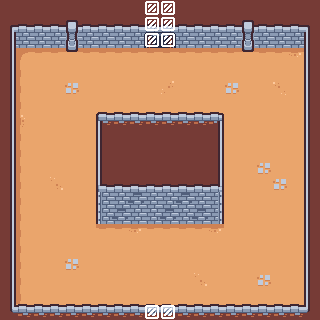

The image is a tile-based game level rendered from a .tmx file. Its description and complete source (layers, tilesets, objects, tile grids) follow:
An orthogonal 20x20 tile map with 16x16 px tiles, 4 tile layers (Dungeon, Objects, AbovePlayer, InsideAreas) and 5 objects (4x EnemySpawnPoint, Door).

<map version="1.10" tiledversion="1.10.2" orientation="orthogonal" renderorder="right-down" width="20" height="20" tilewidth="16" tileheight="16" infinite="0" nextlayerid="17" nextobjectid="58">
 <tileset firstgid="1" source="../mapsSheet.tsx" />
 <layer id="1" name="Dungeon" width="20" height="20">
  <properties>
   <property name="unity:layer" value="Dungeon" />
  </properties>
  <data encoding="csv">
1,1,1,1,1,1,1,1,1,1,1,1,1,1,1,1,1,1,1,1,
2,3,3,3,7,3,3,3,3,3,3,3,3,3,3,7,3,3,3,4,
15,44,44,44,20,44,44,44,44,24,25,44,44,44,44,20,44,44,44,17,
15,1610612793,55,55,33,55,55,55,55,55,55,55,55,55,55,33,55,55,56,17,
15,1610612791,53,53,53,53,53,53,53,53,53,53,53,53,53,53,53,53,53,17,
15,1610612791,53,53,46,53,53,53,53,53,2684354614,53,53,53,46,53,53,54,53,17,
15,1610612791,53,53,53,53,53,53,53,53,53,53,53,53,53,53,53,53,53,17,
15,1610612792,53,53,53,53,5,29,29,29,29,29,29,6,53,53,53,53,53,17,
15,1610612791,53,53,53,53,17,1,1,1,1,1,1,15,53,53,53,53,53,17,
15,1610612791,53,53,53,53,17,1,1,1,1,1,1,15,53,53,53,53,53,17,
15,1610612791,53,53,53,53,17,1,1,1,1,1,1,15,53,53,46,53,53,17,
15,1610612791,53,3221225526,53,53,18,3,3,3,3,3,3,19,53,53,53,46,53,17,
15,1610612791,53,53,53,53,62,44,16,44,44,16,44,64,53,53,53,53,53,17,
15,1610612791,53,53,53,53,62,16,44,44,16,44,16,64,53,53,53,53,53,17,
15,1610612791,53,53,53,53,55,55,56,55,55,55,55,56,53,53,53,53,53,17,
15,1610612791,53,53,53,53,53,53,53,53,53,53,53,53,53,53,53,53,53,17,
15,1610612791,53,53,46,53,53,53,53,53,53,53,53,53,53,53,53,53,53,17,
15,1610612791,53,53,53,53,53,53,53,53,53,53,3221225526,53,53,53,46,53,53,17,
15,1610612791,53,53,53,53,53,53,53,53,53,53,53,53,53,53,53,53,53,17,
28,29,29,29,29,29,29,29,29,29,29,29,29,29,29,29,29,29,29,30
</data>
 </layer>
 <layer id="4" name="Objects" width="20" height="20">
  <data encoding="csv">
0,0,0,0,0,0,0,0,0,0,0,0,0,0,0,0,0,0,0,0,
0,0,0,0,0,0,0,0,0,0,0,0,0,0,0,0,0,0,0,0,
0,0,0,0,0,0,0,0,0,0,0,0,0,0,0,0,0,0,0,0,
0,0,0,0,0,0,0,0,0,0,0,0,0,0,0,0,0,0,0,0,
0,0,0,0,0,0,0,0,0,0,0,0,0,0,0,0,0,0,0,0,
0,0,0,0,0,0,0,0,0,0,0,0,0,0,0,0,0,0,0,0,
0,0,0,0,0,0,0,0,0,0,0,0,0,0,0,0,0,0,0,0,
0,0,0,0,0,0,0,0,0,0,0,0,0,0,0,0,0,0,0,0,
0,0,0,0,0,0,0,0,0,0,0,0,0,0,0,0,0,0,0,0,
0,0,0,0,0,0,0,0,0,0,0,0,0,0,0,0,0,0,0,0,
0,0,0,0,0,0,0,0,0,0,0,0,0,0,0,0,0,0,0,0,
0,0,0,0,0,0,0,0,0,0,0,0,0,0,0,0,0,0,0,0,
0,0,0,0,0,0,0,0,0,0,0,0,0,0,0,0,0,0,0,0,
0,0,0,0,0,0,0,0,0,0,0,0,0,0,0,0,0,0,0,0,
0,0,0,0,0,0,0,0,0,0,0,0,0,0,0,0,0,0,0,0,
0,0,0,0,0,0,0,0,0,0,0,0,0,0,0,0,0,0,0,0,
0,0,0,0,0,0,0,0,0,0,0,0,0,0,0,0,0,0,0,0,
0,0,0,0,0,0,0,0,0,0,0,0,0,0,0,0,0,0,0,0,
0,0,0,0,0,0,0,0,0,0,0,0,0,0,0,0,0,0,0,0,
0,0,0,0,0,0,0,0,0,0,0,0,0,0,0,0,0,0,0,0
</data>
 </layer>
 <layer id="7" name="AbovePlayer" width="20" height="20">
  <properties>
   <property name="unity:SortingLayerName" value="AboveCharacters" />
   <property name="unity:ignore" value="Collision" />
  </properties>
  <data encoding="csv">
1,1,1,1,1,1,1,1,1,1,1,1,1,1,1,1,1,1,1,1,
2,3,3,3,7,3,3,3,3,3,3,3,3,3,3,7,3,3,3,4,
0,0,0,0,0,0,0,0,0,0,0,0,0,0,0,0,0,0,0,0,
0,0,0,0,0,0,0,0,0,0,0,0,0,0,0,0,0,0,0,0,
0,0,0,0,0,0,0,0,0,0,0,0,0,0,0,0,0,0,0,0,
0,0,0,0,0,0,0,0,0,0,0,0,0,0,0,0,0,0,0,0,
0,0,0,0,0,0,0,0,0,0,0,0,0,0,0,0,0,0,0,0,
0,0,0,0,0,0,0,0,0,0,0,0,0,0,0,0,0,0,0,0,
0,0,0,0,0,0,0,0,0,0,0,0,0,0,0,0,0,0,0,0,
0,0,0,0,0,0,0,0,0,0,0,0,0,0,0,0,0,0,0,0,
0,0,0,0,0,0,0,0,0,0,0,0,0,0,0,0,0,0,0,0,
0,0,0,0,0,0,0,0,0,0,0,0,0,0,0,0,0,0,0,0,
0,0,0,0,0,0,0,0,0,0,0,0,0,0,0,0,0,0,0,0,
0,0,0,0,0,0,0,0,0,0,0,0,0,0,0,0,0,0,0,0,
0,0,0,0,0,0,0,0,0,0,0,0,0,0,0,0,0,0,0,0,
0,0,0,0,0,0,0,0,0,0,0,0,0,0,0,0,0,0,0,0,
0,0,0,0,0,0,0,0,0,0,0,0,0,0,0,0,0,0,0,0,
0,0,0,0,0,0,0,0,0,0,0,0,0,0,0,0,0,0,0,0,
0,0,0,0,0,0,0,0,0,0,0,0,0,0,0,0,0,0,0,0,
28,29,29,29,29,29,29,29,29,29,29,29,29,29,29,29,29,29,29,30
</data>
 </layer>
 <layer id="6" name="InsideAreas" class="Custom" width="20" height="20">
  <properties>
   <property name="custom:targetLayer" value="Dungeon" />
   <property name="custom:type" value="removeColliders" />
  </properties>
  <data encoding="csv">
0,0,0,0,0,0,0,0,0,67,67,0,0,0,0,0,0,0,0,0,
0,0,0,0,0,0,0,0,0,67,67,0,0,0,0,0,0,0,0,0,
0,0,0,0,0,0,0,0,0,67,67,0,0,0,0,0,0,0,0,0,
0,0,0,0,0,0,0,0,0,0,0,0,0,0,0,0,0,0,0,0,
0,0,0,0,0,0,0,0,0,0,0,0,0,0,0,0,0,0,0,0,
0,0,0,0,0,0,0,0,0,0,0,0,0,0,0,0,0,0,0,0,
0,0,0,0,0,0,0,0,0,0,0,0,0,0,0,0,0,0,0,0,
0,0,0,0,0,0,0,0,0,0,0,0,0,0,0,0,0,0,0,0,
0,0,0,0,0,0,0,0,0,0,0,0,0,0,0,0,0,0,0,0,
0,0,0,0,0,0,0,0,0,0,0,0,0,0,0,0,0,0,0,0,
0,0,0,0,0,0,0,0,0,0,0,0,0,0,0,0,0,0,0,0,
0,0,0,0,0,0,0,0,0,0,0,0,0,0,0,0,0,0,0,0,
0,0,0,0,0,0,0,0,0,0,0,0,0,0,0,0,0,0,0,0,
0,0,0,0,0,0,0,0,0,0,0,0,0,0,0,0,0,0,0,0,
0,0,0,0,0,0,0,0,0,0,0,0,0,0,0,0,0,0,0,0,
0,0,0,0,0,0,0,0,0,0,0,0,0,0,0,0,0,0,0,0,
0,0,0,0,0,0,0,0,0,0,0,0,0,0,0,0,0,0,0,0,
0,0,0,0,0,0,0,0,0,0,0,0,0,0,0,0,0,0,0,0,
0,0,0,0,0,0,0,0,0,0,0,0,0,0,0,0,0,0,0,0,
0,0,0,0,0,0,0,0,0,67,67,0,0,0,0,0,0,0,0,0
</data>
 </layer>
 <objectgroup id="14" name="EnemySpawnPoints">
  <object id="42" type="EnemySpawnPoint" x="48" y="80" />
  <object id="43" type="EnemySpawnPoint" x="272" y="80" />
  <object id="44" type="EnemySpawnPoint" x="48" y="256" />
  <object id="45" type="EnemySpawnPoint" x="272" y="256" />
 </objectgroup>
 <objectgroup id="16" name="DoorsLayer">
  <object id="57" name="DoorNorth" type="Door" gid="67" x="144" y="48" width="16" height="16" />
 </objectgroup>
</map>
